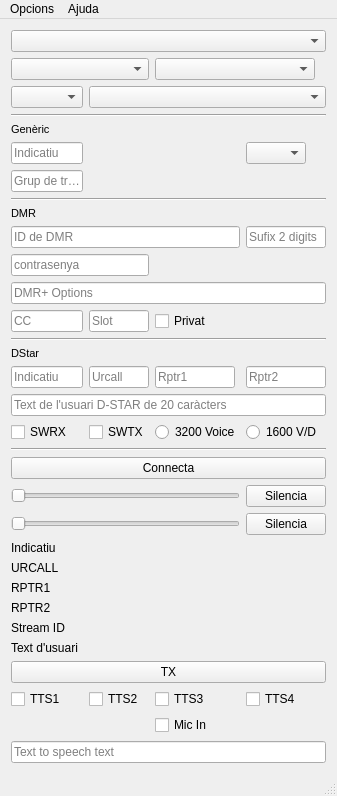
<?xml version="1.0" encoding="UTF-8"?>
<ui version="4.0">
 <class>DudeStar</class>
 <widget class="QMainWindow" name="DudeStar">
  <property name="geometry">
   <rect>
    <x>0</x>
    <y>0</y>
    <width>316</width>
    <height>668</height>
   </rect>
  </property>
  <property name="mouseTracking">
   <bool>true</bool>
  </property>
  <property name="acceptDrops">
   <bool>true</bool>
  </property>
  <property name="windowTitle">
   <string>DUDE-Star</string>
  </property>
  <property name="windowIcon">
   <iconset resource="dudestar.qrc">
    <normaloff>:/images/dstar.png</normaloff>:/images/dstar.png</iconset>
  </property>
  <widget class="QWidget" name="centralWidget">
   <layout class="QGridLayout" name="gridLayout_2">
    <item row="19" column="1" colspan="4">
     <widget class="QLineEdit" name="usertxtEdit">
      <property name="sizePolicy">
       <sizepolicy hsizetype="Preferred" vsizetype="Fixed">
        <horstretch>0</horstretch>
        <verstretch>0</verstretch>
       </sizepolicy>
      </property>
      <property name="placeholderText">
       <string>Text de l'usuari D-STAR de 20 caràcters</string>
      </property>
     </widget>
    </item>
    <item row="22" column="1" colspan="4">
     <widget class="Line" name="line_4">
      <property name="orientation">
       <enum>Qt::Horizontal</enum>
      </property>
     </widget>
    </item>
    <item row="35" column="4">
     <widget class="QCheckBox" name="checkBoxSlt">
      <property name="text">
       <string>TTS4</string>
      </property>
     </widget>
    </item>
    <item row="21" column="2">
     <widget class="QCheckBox" name="checkBoxSWTX">
      <property name="sizePolicy">
       <sizepolicy hsizetype="Preferred" vsizetype="Fixed">
        <horstretch>0</horstretch>
        <verstretch>0</verstretch>
       </sizepolicy>
      </property>
      <property name="toolTip">
       <string>Utilitza la codificació de programari</string>
      </property>
      <property name="text">
       <string>SWTX</string>
      </property>
     </widget>
    </item>
    <item row="28" column="1">
     <widget class="QLabel" name="label_3">
      <property name="sizePolicy">
       <sizepolicy hsizetype="Preferred" vsizetype="Fixed">
        <horstretch>0</horstretch>
        <verstretch>0</verstretch>
       </sizepolicy>
      </property>
      <property name="maximumSize">
       <size>
        <width>80</width>
        <height>16777215</height>
       </size>
      </property>
      <property name="text">
       <string>RPTR1</string>
      </property>
     </widget>
    </item>
    <item row="17" column="3">
     <widget class="QLineEdit" name="rptr1Edit">
      <property name="sizePolicy">
       <sizepolicy hsizetype="Preferred" vsizetype="Fixed">
        <horstretch>0</horstretch>
        <verstretch>0</verstretch>
       </sizepolicy>
      </property>
      <property name="maximumSize">
       <size>
        <width>80</width>
        <height>16777215</height>
       </size>
      </property>
      <property name="placeholderText">
       <string>Rptr1</string>
      </property>
     </widget>
    </item>
    <item row="7" column="4">
     <widget class="QComboBox" name="comboMod">
      <property name="sizePolicy">
       <sizepolicy hsizetype="Preferred" vsizetype="Fixed">
        <horstretch>0</horstretch>
        <verstretch>0</verstretch>
       </sizepolicy>
      </property>
      <property name="maximumSize">
       <size>
        <width>60</width>
        <height>16777215</height>
       </size>
      </property>
      <property name="toolTip">
       <string>Selecciona el mòdul D-Star</string>
      </property>
     </widget>
    </item>
    <item row="25" column="1" colspan="3">
     <widget class="QSlider" name="involSlider">
      <property name="toolTip">
       <string>Volum d'entrada</string>
      </property>
      <property name="orientation">
       <enum>Qt::Horizontal</enum>
      </property>
     </widget>
    </item>
    <item row="17" column="2">
     <widget class="QLineEdit" name="urcallEdit">
      <property name="sizePolicy">
       <sizepolicy hsizetype="Preferred" vsizetype="Fixed">
        <horstretch>0</horstretch>
        <verstretch>0</verstretch>
       </sizepolicy>
      </property>
      <property name="maximumSize">
       <size>
        <width>80</width>
        <height>16777215</height>
       </size>
      </property>
      <property name="placeholderText">
       <string>Urcall</string>
      </property>
     </widget>
    </item>
    <item row="25" column="4">
     <widget class="QPushButton" name="inmuteButton">
      <property name="toolTip">
       <string>Silencia l'entrada</string>
      </property>
      <property name="text">
       <string>Silencia</string>
      </property>
     </widget>
    </item>
    <item row="35" column="3">
     <widget class="QCheckBox" name="checkBoxAwb">
      <property name="text">
       <string>TTS3</string>
      </property>
     </widget>
    </item>
    <item row="15" column="1" colspan="4">
     <widget class="Line" name="line_2">
      <property name="sizePolicy">
       <sizepolicy hsizetype="Preferred" vsizetype="Fixed">
        <horstretch>0</horstretch>
        <verstretch>0</verstretch>
       </sizepolicy>
      </property>
      <property name="orientation">
       <enum>Qt::Horizontal</enum>
      </property>
     </widget>
    </item>
    <item row="29" column="1">
     <widget class="QLabel" name="label_4">
      <property name="sizePolicy">
       <sizepolicy hsizetype="Preferred" vsizetype="Fixed">
        <horstretch>0</horstretch>
        <verstretch>0</verstretch>
       </sizepolicy>
      </property>
      <property name="maximumSize">
       <size>
        <width>80</width>
        <height>16777215</height>
       </size>
      </property>
      <property name="text">
       <string>RPTR2</string>
      </property>
     </widget>
    </item>
    <item row="21" column="1">
     <widget class="QCheckBox" name="checkBoxSWRX">
      <property name="sizePolicy">
       <sizepolicy hsizetype="Preferred" vsizetype="Fixed">
        <horstretch>0</horstretch>
        <verstretch>0</verstretch>
       </sizepolicy>
      </property>
      <property name="toolTip">
       <string>Utilitza la descodificació de programari</string>
      </property>
      <property name="text">
       <string>SWRX</string>
      </property>
     </widget>
    </item>
    <item row="27" column="2" colspan="3">
     <widget class="QLabel" name="urcall">
      <property name="sizePolicy">
       <sizepolicy hsizetype="Preferred" vsizetype="Fixed">
        <horstretch>0</horstretch>
        <verstretch>0</verstretch>
       </sizepolicy>
      </property>
      <property name="text">
       <string/>
      </property>
     </widget>
    </item>
    <item row="14" column="1">
     <widget class="QLineEdit" name="dmrccEdit">
      <property name="toolTip">
       <string>CC</string>
      </property>
      <property name="placeholderText">
       <string>CC</string>
      </property>
     </widget>
    </item>
    <item row="30" column="2" colspan="3">
     <widget class="QLabel" name="streamid">
      <property name="sizePolicy">
       <sizepolicy hsizetype="Preferred" vsizetype="Fixed">
        <horstretch>0</horstretch>
        <verstretch>0</verstretch>
       </sizepolicy>
      </property>
      <property name="text">
       <string/>
      </property>
     </widget>
    </item>
    <item row="4" column="1">
     <layout class="QGridLayout" name="gridLayout">
      <item row="0" column="0">
       <widget class="QComboBox" name="modeCombo">
        <property name="sizePolicy">
         <sizepolicy hsizetype="Preferred" vsizetype="Fixed">
          <horstretch>0</horstretch>
          <verstretch>0</verstretch>
         </sizepolicy>
        </property>
        <property name="maximumSize">
         <size>
          <width>80</width>
          <height>16777215</height>
         </size>
        </property>
        <property name="toolTip">
         <string>Tria el mode digital desitjat</string>
        </property>
       </widget>
      </item>
     </layout>
    </item>
    <item row="14" column="3">
     <widget class="QCheckBox" name="checkBoxDMRPC">
      <property name="text">
       <string>Privat</string>
      </property>
     </widget>
    </item>
    <item row="34" column="1" colspan="4">
     <widget class="QPushButton" name="txButton">
      <property name="sizePolicy">
       <sizepolicy hsizetype="Preferred" vsizetype="Fixed">
        <horstretch>0</horstretch>
        <verstretch>0</verstretch>
       </sizepolicy>
      </property>
      <property name="maximumSize">
       <size>
        <width>16777215</width>
        <height>16777215</height>
       </size>
      </property>
      <property name="text">
       <string>TX</string>
      </property>
     </widget>
    </item>
    <item row="26" column="2" colspan="3">
     <widget class="QLabel" name="mycall">
      <property name="sizePolicy">
       <sizepolicy hsizetype="Preferred" vsizetype="Fixed">
        <horstretch>0</horstretch>
        <verstretch>0</verstretch>
       </sizepolicy>
      </property>
      <property name="text">
       <string/>
      </property>
     </widget>
    </item>
    <item row="27" column="1">
     <widget class="QLabel" name="label_2">
      <property name="sizePolicy">
       <sizepolicy hsizetype="Preferred" vsizetype="Fixed">
        <horstretch>0</horstretch>
        <verstretch>0</verstretch>
       </sizepolicy>
      </property>
      <property name="maximumSize">
       <size>
        <width>80</width>
        <height>16777215</height>
       </size>
      </property>
      <property name="text">
       <string>URCALL</string>
      </property>
     </widget>
    </item>
    <item row="3" column="1" colspan="2">
     <widget class="QComboBox" name="AudioOutCombo">
      <property name="sizePolicy">
       <sizepolicy hsizetype="Preferred" vsizetype="Fixed">
        <horstretch>0</horstretch>
        <verstretch>0</verstretch>
       </sizepolicy>
      </property>
      <property name="maximumSize">
       <size>
        <width>160</width>
        <height>16777215</height>
       </size>
      </property>
      <property name="toolTip">
       <string>selecciona la sortida d'àudio</string>
      </property>
     </widget>
    </item>
    <item row="9" column="1" colspan="4">
     <widget class="Line" name="line">
      <property name="sizePolicy">
       <sizepolicy hsizetype="Preferred" vsizetype="Fixed">
        <horstretch>0</horstretch>
        <verstretch>0</verstretch>
       </sizepolicy>
      </property>
      <property name="orientation">
       <enum>Qt::Horizontal</enum>
      </property>
     </widget>
    </item>
    <item row="24" column="1" colspan="3">
     <widget class="QSlider" name="volumeSlider">
      <property name="toolTip">
       <string>Volum de sortida</string>
      </property>
      <property name="orientation">
       <enum>Qt::Horizontal</enum>
      </property>
     </widget>
    </item>
    <item row="30" column="1">
     <widget class="QLabel" name="label_5">
      <property name="sizePolicy">
       <sizepolicy hsizetype="Preferred" vsizetype="Fixed">
        <horstretch>0</horstretch>
        <verstretch>0</verstretch>
       </sizepolicy>
      </property>
      <property name="maximumSize">
       <size>
        <width>80</width>
        <height>16777215</height>
       </size>
      </property>
      <property name="text">
       <string>Stream ID</string>
      </property>
     </widget>
    </item>
    <item row="21" column="3">
     <widget class="QRadioButton" name="m17VoiceFull">
      <property name="enabled">
       <bool>true</bool>
      </property>
      <property name="text">
       <string>3200 Voice</string>
      </property>
     </widget>
    </item>
    <item row="24" column="4">
     <widget class="QPushButton" name="muteButton">
      <property name="toolTip">
       <string>Silencia la sortida</string>
      </property>
      <property name="text">
       <string>Silencia</string>
      </property>
     </widget>
    </item>
    <item row="26" column="1">
     <widget class="QLabel" name="label_1">
      <property name="sizePolicy">
       <sizepolicy hsizetype="Preferred" vsizetype="Fixed">
        <horstretch>0</horstretch>
        <verstretch>0</verstretch>
       </sizepolicy>
      </property>
      <property name="maximumSize">
       <size>
        <width>80</width>
        <height>16777215</height>
       </size>
      </property>
      <property name="text">
       <string>Indicatiu</string>
      </property>
     </widget>
    </item>
    <item row="7" column="1">
     <widget class="QLineEdit" name="callsignEdit">
      <property name="sizePolicy">
       <sizepolicy hsizetype="Preferred" vsizetype="Fixed">
        <horstretch>0</horstretch>
        <verstretch>0</verstretch>
       </sizepolicy>
      </property>
      <property name="maximumSize">
       <size>
        <width>80</width>
        <height>16777215</height>
       </size>
      </property>
      <property name="toolTip">
       <string>Indicatiu</string>
      </property>
      <property name="placeholderText">
       <string>Indicatiu</string>
      </property>
     </widget>
    </item>
    <item row="31" column="1">
     <widget class="QLabel" name="label_6">
      <property name="sizePolicy">
       <sizepolicy hsizetype="Preferred" vsizetype="Fixed">
        <horstretch>0</horstretch>
        <verstretch>0</verstretch>
       </sizepolicy>
      </property>
      <property name="maximumSize">
       <size>
        <width>80</width>
        <height>16777215</height>
       </size>
      </property>
      <property name="text">
       <string>Text d'usuari</string>
      </property>
     </widget>
    </item>
    <item row="12" column="1" colspan="2">
     <widget class="QLineEdit" name="dmrpwEdit">
      <property name="sizePolicy">
       <sizepolicy hsizetype="Preferred" vsizetype="Fixed">
        <horstretch>0</horstretch>
        <verstretch>0</verstretch>
       </sizepolicy>
      </property>
      <property name="toolTip">
       <string>Introdueix la contrasenya de DMR (opcional)</string>
      </property>
      <property name="echoMode">
       <enum>QLineEdit::Password</enum>
      </property>
      <property name="placeholderText">
       <string>contrasenya</string>
      </property>
     </widget>
    </item>
    <item row="17" column="1">
     <widget class="QLineEdit" name="mycallEdit">
      <property name="sizePolicy">
       <sizepolicy hsizetype="Preferred" vsizetype="Fixed">
        <horstretch>0</horstretch>
        <verstretch>0</verstretch>
       </sizepolicy>
      </property>
      <property name="maximumSize">
       <size>
        <width>80</width>
        <height>16777215</height>
       </size>
      </property>
      <property name="placeholderText">
       <string>Indicatiu</string>
      </property>
     </widget>
    </item>
    <item row="21" column="4">
     <widget class="QRadioButton" name="m17VoiceData">
      <property name="enabled">
       <bool>true</bool>
      </property>
      <property name="text">
       <string>1600 V/D</string>
      </property>
     </widget>
    </item>
    <item row="29" column="2" colspan="3">
     <widget class="QLabel" name="rptr2">
      <property name="sizePolicy">
       <sizepolicy hsizetype="Preferred" vsizetype="Fixed">
        <horstretch>0</horstretch>
        <verstretch>0</verstretch>
       </sizepolicy>
      </property>
      <property name="text">
       <string/>
      </property>
     </widget>
    </item>
    <item row="14" column="2">
     <widget class="QLineEdit" name="dmrslotEdit">
      <property name="placeholderText">
       <string>Slot</string>
      </property>
     </widget>
    </item>
    <item row="23" column="1" colspan="4">
     <widget class="QPushButton" name="connectButton">
      <property name="sizePolicy">
       <sizepolicy hsizetype="Preferred" vsizetype="Fixed">
        <horstretch>0</horstretch>
        <verstretch>0</verstretch>
       </sizepolicy>
      </property>
      <property name="toolTip">
       <string>Connecta al reflector / repetidor / servidor</string>
      </property>
      <property name="text">
       <string>Connecta</string>
      </property>
     </widget>
    </item>
    <item row="31" column="2" colspan="3">
     <widget class="QLabel" name="usertxt">
      <property name="sizePolicy">
       <sizepolicy hsizetype="Preferred" vsizetype="Fixed">
        <horstretch>0</horstretch>
        <verstretch>0</verstretch>
       </sizepolicy>
      </property>
      <property name="text">
       <string/>
      </property>
     </widget>
    </item>
    <item row="0" column="1" colspan="4">
     <widget class="QComboBox" name="AmbeCombo">
      <property name="toolTip">
       <string>Selecciona el dispositiu vocoder</string>
      </property>
     </widget>
    </item>
    <item row="17" column="4">
     <widget class="QLineEdit" name="rptr2Edit">
      <property name="sizePolicy">
       <sizepolicy hsizetype="Preferred" vsizetype="Fixed">
        <horstretch>0</horstretch>
        <verstretch>0</verstretch>
       </sizepolicy>
      </property>
      <property name="maximumSize">
       <size>
        <width>80</width>
        <height>16777215</height>
       </size>
      </property>
      <property name="placeholderText">
       <string>Rptr2</string>
      </property>
     </widget>
    </item>
    <item row="5" column="1" colspan="4">
     <widget class="Line" name="line_3">
      <property name="orientation">
       <enum>Qt::Horizontal</enum>
      </property>
     </widget>
    </item>
    <item row="35" column="1">
     <widget class="QCheckBox" name="checkBoxKal">
      <property name="text">
       <string>TTS1</string>
      </property>
     </widget>
    </item>
    <item row="10" column="1">
     <widget class="QLabel" name="label">
      <property name="sizePolicy">
       <sizepolicy hsizetype="Preferred" vsizetype="Fixed">
        <horstretch>0</horstretch>
        <verstretch>0</verstretch>
       </sizepolicy>
      </property>
      <property name="font">
       <font>
        <pointsize>8</pointsize>
       </font>
      </property>
      <property name="text">
       <string>DMR</string>
      </property>
     </widget>
    </item>
    <item row="6" column="1">
     <widget class="QLabel" name="label_8">
      <property name="sizePolicy">
       <sizepolicy hsizetype="Preferred" vsizetype="Fixed">
        <horstretch>0</horstretch>
        <verstretch>0</verstretch>
       </sizepolicy>
      </property>
      <property name="font">
       <font>
        <pointsize>8</pointsize>
       </font>
      </property>
      <property name="text">
       <string>Genèric</string>
      </property>
     </widget>
    </item>
    <item row="8" column="1">
     <widget class="QLineEdit" name="dmrtgEdit">
      <property name="sizePolicy">
       <sizepolicy hsizetype="Preferred" vsizetype="Fixed">
        <horstretch>0</horstretch>
        <verstretch>0</verstretch>
       </sizepolicy>
      </property>
      <property name="maximumSize">
       <size>
        <width>16777215</width>
        <height>16777215</height>
       </size>
      </property>
      <property name="toolTip">
       <string>Introdueix el grup de treball</string>
      </property>
      <property name="placeholderText">
       <string>Grup de treball</string>
      </property>
     </widget>
    </item>
    <item row="36" column="3">
     <widget class="QCheckBox" name="checkBoxTTSOff">
      <property name="text">
       <string>Mic In</string>
      </property>
     </widget>
    </item>
    <item row="38" column="1" colspan="4">
     <widget class="QLineEdit" name="TTSEdit">
      <property name="sizePolicy">
       <sizepolicy hsizetype="Preferred" vsizetype="Fixed">
        <horstretch>0</horstretch>
        <verstretch>0</verstretch>
       </sizepolicy>
      </property>
      <property name="placeholderText">
       <string>Text to speech text</string>
      </property>
     </widget>
    </item>
    <item row="3" column="3" colspan="2">
     <widget class="QComboBox" name="AudioInCombo">
      <property name="sizePolicy">
       <sizepolicy hsizetype="Preferred" vsizetype="Fixed">
        <horstretch>0</horstretch>
        <verstretch>0</verstretch>
       </sizepolicy>
      </property>
      <property name="maximumSize">
       <size>
        <width>160</width>
        <height>16777215</height>
       </size>
      </property>
      <property name="toolTip">
       <string>Selecciona l'entrada d'audio</string>
      </property>
     </widget>
    </item>
    <item row="35" column="2">
     <widget class="QCheckBox" name="checkBoxRms">
      <property name="text">
       <string>TTS2</string>
      </property>
     </widget>
    </item>
    <item row="28" column="2" colspan="3">
     <widget class="QLabel" name="rptr1">
      <property name="sizePolicy">
       <sizepolicy hsizetype="Preferred" vsizetype="Fixed">
        <horstretch>0</horstretch>
        <verstretch>0</verstretch>
       </sizepolicy>
      </property>
      <property name="text">
       <string/>
      </property>
     </widget>
    </item>
    <item row="16" column="1">
     <widget class="QLabel" name="label_7">
      <property name="sizePolicy">
       <sizepolicy hsizetype="Preferred" vsizetype="Fixed">
        <horstretch>0</horstretch>
        <verstretch>0</verstretch>
       </sizepolicy>
      </property>
      <property name="font">
       <font>
        <pointsize>8</pointsize>
       </font>
      </property>
      <property name="text">
       <string>DStar</string>
      </property>
     </widget>
    </item>
    <item row="13" column="1" colspan="4">
     <widget class="QLineEdit" name="dmrOptions">
      <property name="sizePolicy">
       <sizepolicy hsizetype="Preferred" vsizetype="Fixed">
        <horstretch>0</horstretch>
        <verstretch>0</verstretch>
       </sizepolicy>
      </property>
      <property name="toolTip">
       <string>Opcions de conexió per a DMR+</string>
      </property>
      <property name="text">
       <string/>
      </property>
      <property name="placeholderText">
       <string>DMR+ Options</string>
      </property>
     </widget>
    </item>
    <item row="11" column="4">
     <widget class="QLineEdit" name="dmrRepeaterId">
      <property name="sizePolicy">
       <sizepolicy hsizetype="Preferred" vsizetype="Fixed">
        <horstretch>0</horstretch>
        <verstretch>0</verstretch>
       </sizepolicy>
      </property>
      <property name="toolTip">
       <string>ID de repetidor per DMR+</string>
      </property>
      <property name="inputMask">
       <string/>
      </property>
      <property name="text">
       <string/>
      </property>
      <property name="placeholderText">
       <string>Sufix 2 digits</string>
      </property>
     </widget>
    </item>
    <item row="11" column="1" colspan="3">
     <widget class="QLineEdit" name="dmridEdit">
      <property name="sizePolicy">
       <sizepolicy hsizetype="Preferred" vsizetype="Fixed">
        <horstretch>0</horstretch>
        <verstretch>0</verstretch>
       </sizepolicy>
      </property>
      <property name="toolTip">
       <string>Entra el ID de DMR</string>
      </property>
      <property name="echoMode">
       <enum>QLineEdit::Normal</enum>
      </property>
      <property name="placeholderText">
       <string>ID de DMR</string>
      </property>
     </widget>
    </item>
    <item row="4" column="2" colspan="3">
     <widget class="QComboBox" name="hostCombo">
      <property name="sizePolicy">
       <sizepolicy hsizetype="Preferred" vsizetype="Fixed">
        <horstretch>0</horstretch>
        <verstretch>0</verstretch>
       </sizepolicy>
      </property>
      <property name="toolTip">
       <string>Selecciona el  Refector / Repetidor / Servidor</string>
      </property>
     </widget>
    </item>
   </layout>
  </widget>
  <widget class="QMenuBar" name="menuBar">
   <property name="geometry">
    <rect>
     <x>0</x>
     <y>0</y>
     <width>316</width>
     <height>21</height>
    </rect>
   </property>
   <widget class="QMenu" name="menuHelp">
    <property name="title">
     <string>Ajuda</string>
    </property>
    <addaction name="actionAbout"/>
   </widget>
   <widget class="QMenu" name="menuFile">
    <property name="title">
     <string>Opcions</string>
    </property>
    <addaction name="actionUpdate_DMR_IDs"/>
    <addaction name="actionUpdate_host_files"/>
    <addaction name="actionQuit"/>
   </widget>
   <addaction name="menuFile"/>
   <addaction name="menuHelp"/>
  </widget>
  <widget class="QStatusBar" name="statusBar"/>
  <action name="actionAbout">
   <property name="text">
    <string>Quant a</string>
   </property>
   <property name="shortcutContext">
    <enum>Qt::WidgetWithChildrenShortcut</enum>
   </property>
  </action>
  <action name="actionQuit">
   <property name="text">
    <string>Sortir</string>
   </property>
  </action>
  <action name="actionUpdate_DMR_IDs">
   <property name="text">
    <string>Actualitza els identificadors de DMR</string>
   </property>
  </action>
  <action name="actionUpdate_host_files">
   <property name="text">
    <string>Actualitza els identificadors de Host</string>
   </property>
  </action>
 </widget>
 <layoutdefault spacing="6" margin="11"/>
 <resources>
  <include location="dudestar.qrc"/>
 </resources>
 <connections/>
</ui>
